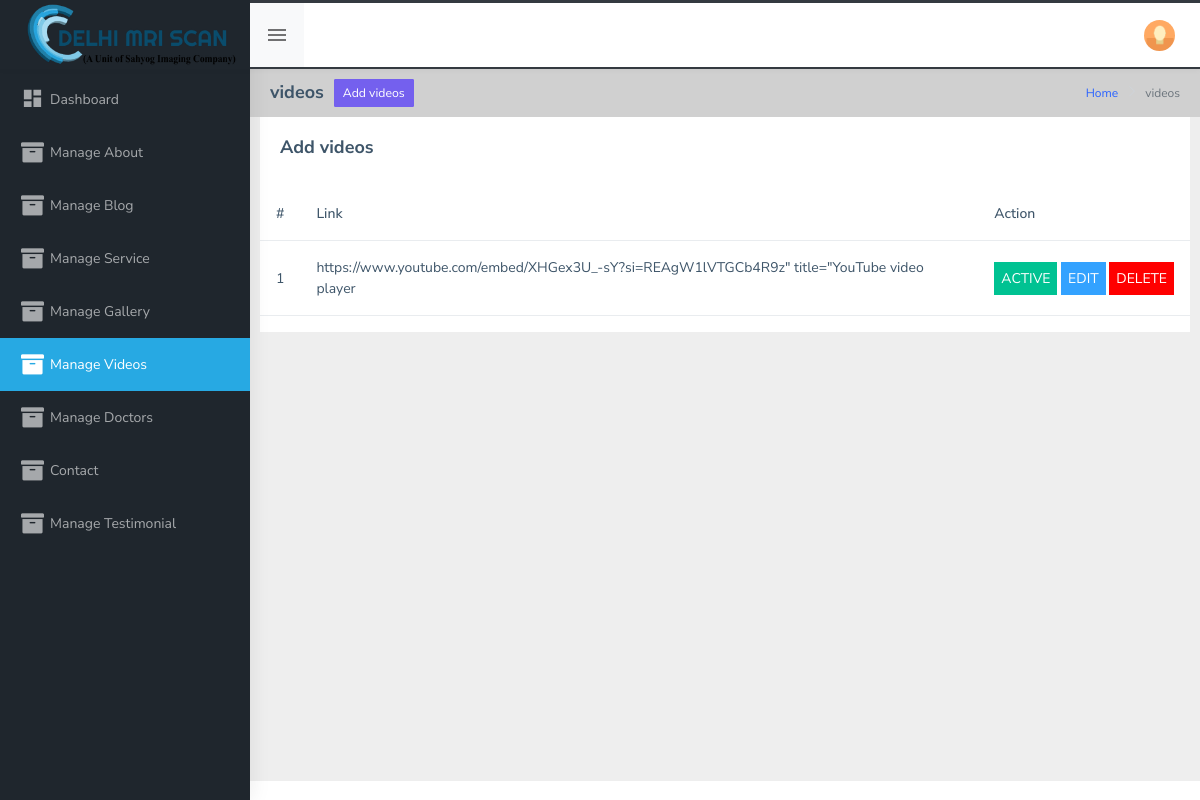
/admin/html/manage_videos.php (signed in), run on an earlier commit of the app's database.
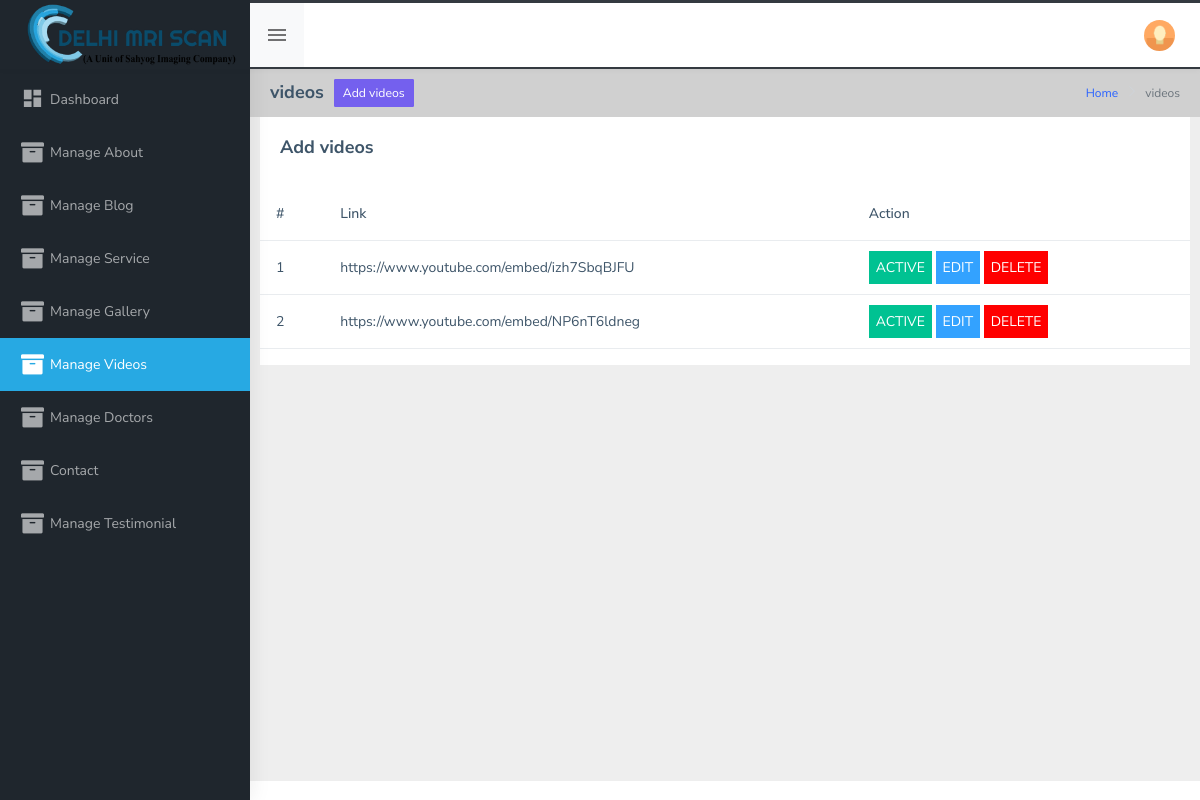
And on a later commit of the database.
### tables this page shows
CREATE TABLE `videos` (
  `id` int(11) NOT NULL,
  `youtube` text NOT NULL,
  `youtubeb_alt_tag` text NOT NULL,
  `status` int(11) NOT NULL DEFAULT 1
);

### admin/html/manage_videos.php (the view, shortened to what this page needs)
<?php
require('../include/top.inc.php');
$sql = "select * from videos ";
$res = mysqli_query($con, $sql);
?>
<?php
include("../include/head.inc.php")
?>
	<div class="page-breadcrumb">
		<div class="row">
			<div class="col-12 d-flex no-block align-items-center">
				<h4 class="page-title" style="margin-right:10px;"> videos </h4>
				<span class=" add_button"> <a href="videos.php" class="btn btn-sm btn-primary"> Add videos</a></span>
				<div class="ms-auto text-end">
					<nav aria-label="breadcrumb">
						<ol class="breadcrumb">
							<li class="breadcrumb-item"><a href="index ">Home</a></li>
							<li class="breadcrumb-item active" aria-current="page">
                            videos
							</li>
						</ol>
					</nav>
				</div>
			</div>
		</div>
	</div>
	<div class="container-fluid" style=" height: calc(100vh - 120px);">
		<div class="row">
			<div class="col-12">
				<div class="card">
					<div class="card-body">
						<h4 class="box-title">Add videos </h4>
					</div>
					<div class="card-body--">
						<div class="table-stats order-table ov-h">
							<table class="table ">
								<thead>
									<tr>
										<th class="serial">#</th>
										<th>Link</th>
										<th>Action</th>
									</tr>
								</thead>
								<tbody>
									<?php
									$i = 1;
									while ($row = mysqli_fetch_assoc($res)) { ?>
										<tr>
											<td class="serial"><?php echo $i++ ?></td>
											<td><?php echo $row['youtube'] ?></td>
											<td>
												<?php
												if ($row['status'] == 1) {
													echo "<span class='badge1 badge-complete'><a href='?type=status&operation=deactive&id=" . $row['id'] . "'>Active</a></span>&nbsp;";
												} else {
													echo "<span class='badge1 badge-pending'><a href='?type=status&operation=active&id=" . $row['id'] . "'>Deactive</a></span>&nbsp;";
												}
												echo "<span class='badge1 badge-edit'><a href='videos.php?id=" . $row['id'] . "'>Edit</a></span>&nbsp;";
												echo "<span class='badge1 badge-delete'><a href='?type=delete&id=" . $row['id'] . "'>Delete</a></span>";
												?>
											</td>
										</tr>
									<?php } ?>
								</tbody>
							</table>
						</div>
					</div>
				</div>
			</div>
		</div>
	</div>
	</div>
</body>
</html>

### admin/include/top.inc.php (shortened to what this page needs)
<!DOCTYPE html>
<html>
<body>
  <div id="main-wrapper" data-layout="vertical" data-navbarbg="skin5" data-sidebartype="full" data-sidebar-position="absolute" data-header-position="absolute" data-boxed-layout="full">
    <header class="topbar" data-navbarbg="skin5">
      <nav class="navbar top-navbar navbar-expand-md navbar-light bg-dark">
        <div class="navbar-header" data-logobg="skin5">
          <a class="navbar-brand" href="index">
            <span class="logo-text text-center">
              <img src="../../assets/images/logo/logo02.png" alt="homepage" class="light-logo"  />
            </span>
          </a>
        </div>
        <div class="navbar-collapse collapse bg-light" id="navbarSupportedContent" data-navbarbg="skin5">
          <ul class="navbar-nav bg-light float-start me-auto">
            <li class="nav-item d-none d-lg-block">
              <a class="nav-link sidebartoggler waves-effect waves-light" href="javascript:void(0)" data-sidebartype="mini-sidebar"><i class="mdi mdi-menu font-24"></i></a>
            </li>
          </ul>
          <ul class="navbar-nav float-end">
            <li class="nav-item dropdown">
              <a class="
                    nav-link
                    dropdown-toggle
                    text-muted
                    waves-effect waves-dark
                    pro-pic
                  " href="#" id="navbarDropdown" role="button" data-bs-toggle="dropdown" aria-expanded="false">
                <img src="../assets/images/users/1.jpg" alt="user" class="rounded-circle" width="31" />
              </a>
            </li>
          </ul>
        </div>
      </nav>
    </header>
    <aside class="left-sidebar" data-sidebarbg="skin5">
      <div class="scroll-sidebar">
        <nav class="sidebar-nav" >
          <ul id="sidebarnav" class="pt-2">
            <li class="sidebar-item">
              <a class="sidebar-link waves-effect waves-dark sidebar-link" href="index.php" aria-expanded="false"><i class="mdi mdi-view-dashboard"></i><span class="hide-menu">Dashboard</span></a>
            </li>
            <li class="sidebar-item">
              <a class="sidebar-link waves-effect waves-dark sidebar-link" href="manage_about.php" aria-expanded="false"><i class="fas fa-archive"></i>
                <span class="hide-menu">Manage About</span></a>
            </li>
            <li class="sidebar-item">
              <a class="sidebar-link waves-effect waves-dark sidebar-link" href="manage_blog.php" aria-expanded="false"><i class="fas fa-archive"></i>
                <span class="hide-menu">Manage Blog</span></a>
            </li>
            <li class="sidebar-item">
              <a class="sidebar-link waves-effect waves-dark sidebar-link" href="manage_service.php" aria-expanded="false"><i class="fas fa-archive"></i>
                <span class="hide-menu">Manage Service</span></a>
            </li>
            <li class="sidebar-item">
              <a class="sidebar-link waves-effect waves-dark sidebar-link" href="manage_gallery.php" aria-expanded="false"><i class="fas fa-archive"></i>
                <span class="hide-menu">Manage Gallery</span></a>
            </li>
            <li class="sidebar-item">
              <a class="sidebar-link waves-effect waves-dark sidebar-link" href="manage_videos.php" aria-expanded="false"><i class="fas fa-archive"></i>
                <span class="hide-menu">Manage Videos</span></a>
            </li>
            <li class="sidebar-item">
              <a class="sidebar-link waves-effect waves-dark sidebar-link" href="manage_doctors.php" aria-expanded="false"><i class="fas fa-archive"></i>
                <span class="hide-menu">Manage Doctors</span></a>
            </li>
            <li class="sidebar-item">
              <a class="sidebar-link waves-effect waves-dark sidebar-link" href="manage_contact.php" aria-expanded="false"><i class="fas fa-archive"></i>
                <span class="hide-menu">Contact</span></a>
            </li>
            <li class="sidebar-item">
              <a class="sidebar-link waves-effect waves-dark sidebar-link" href="manage_testimonial.php" aria-expanded="false"><i class="fas fa-archive"></i>
                <span class="hide-menu">Manage Testimonial</span></a>
            </li>
          </ul>
        </nav>
      </div>
    </aside>

### admin/include/head.inc.php (shortened to what this page needs)
<!DOCTYPE html>
<html dir="ltr">
<head>
  <link rel="stylesheet" type="text/css" href="../assets/extra-libs/multicheck/multicheck.css" />
  <link href="../assets/libs/datatables.net-bs4/css/dataTables.bootstrap4.css" rel="stylesheet" />
  <link rel="stylesheet" type="text/css" href="../assets/extra-libs/multicheck/multicheck.css" />
  <link href="../assets/libs/datatables.net-bs4/css/dataTables.bootstrap4.css" rel="stylesheet" />
  <link href="../assets/libs/flot/css/float-chart.css" rel="stylesheet" />
  <link href="../dist/css/style.min.css" rel="stylesheet" />
  <link href="../dist/css/new-style.css" rel="stylesheet" />
  <link rel="stylesheet" type="text/css" href="../assets/extra-libs/multicheck/multicheck.css" />
  <link href="../assets/libs/datatables.net-bs4/css/dataTables.bootstrap4.css" rel="stylesheet" />
  <link href="../assets/libs/flot/css/float-chart.css" rel="stylesheet" />
</head>
<div class="page-wrapper" style="height: 89vh; overflow: scroll;">

What changed in the data, as far as the page shows it:
added videos: youtube "https://www.youtube.com/embed/izh7SbqBJFU"
changed videos: youtube "https://www.youtube.com/embed/XHGex3U_-sY?si=REAgW1lVTGCb4R9z\" title=\"YouTube video player" → "https://www.youtube.com/embed/NP6nT6ldneg"
